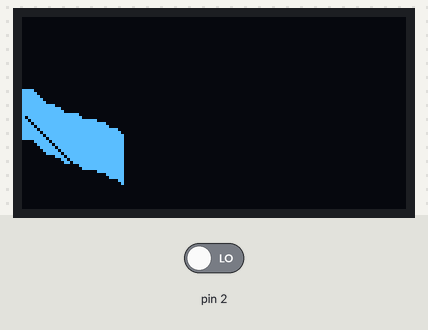
This sketch was run on a simulated Arduino Uno, built with avr-gcc and run on an emulated ATmega328P. Shown: 128×64 one-colour display. The test bench sets the inputs (shaded band); at power-on: pin 2 LOW. The display library's start-up logo is not drawn; random numbers use the default seed unless the sketch sets one.

Above: at 3.6 s.
3.7 s: pin 2 driven HIGH
At 4.44 s:
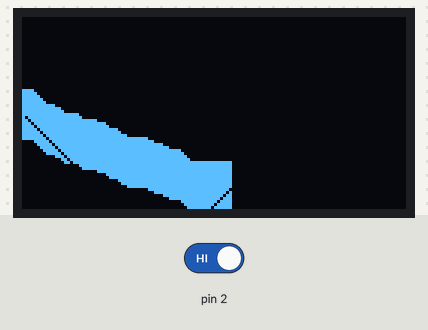
5.7 s: pin 2 driven LOW
At 8.03 s:
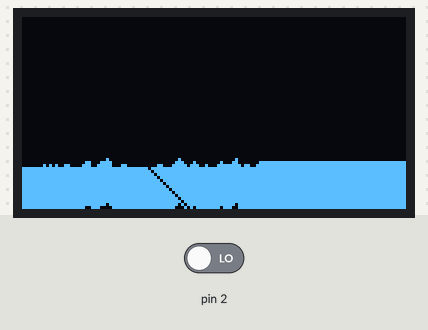
8.6 s: pin 2 driven HIGH
At 10.26 s:
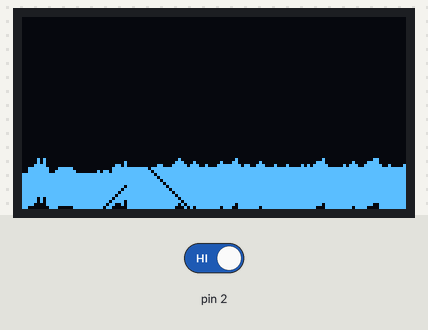
Timing chart, 0 to 11.8 s (numbered marks = the images above; inputs shaded):
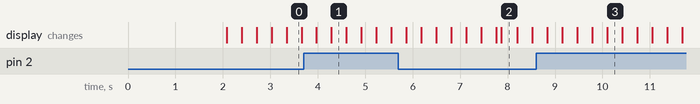

The sketch:

copter.ino
```cpp
#include <SPI.h>
#include <Wire.h>
#include <Adafruit_GFX.h>
#include <Adafruit_SSD1306.h>

#define SCREEN_WIDTH 128 // OLED display width, in pixels
#define SCREEN_HEIGHT 64 // OLED display height, in pixels

// Declaration for an SSD1306 display connected to I2C (SDA, SCL pins)
// The pins for I2C are defined by the Wire-library.
// On an arduino UNO:       A4(SDA), A5(SCL)
// On an arduino MEGA 2560: 20(SDA), 21(SCL)
// On an arduino LEONARDO:   2(SDA),  3(SCL), ...
#define OLED_RESET     4 // Reset pin # (or -1 if sharing Arduino reset pin)
#define SCREEN_ADDRESS 0x3C///< See datasheet for Address; 0x3D for 128x64, 0x3C for 128x32
Adafruit_SSD1306 display(SCREEN_WIDTH, SCREEN_HEIGHT, &Wire, OLED_RESET);


void setup() {
  pinMode(2, INPUT);
  display.begin(SSD1306_SWITCHCAPVCC, SCREEN_ADDRESS);
  display.display();
  delay(2000);

  display.clearDisplay();
  start();

}

void start() {
  for (int i = 0; i < 16; i++) {
    display.drawLine(i, 0, i, 64, SSD1306_BLACK);
    display.drawLine(i, 24, i, 40, SSD1306_WHITE);
    display.display();
  }
}

int history[20];


int copter_x = 0;
int copter_y = 32;

int level_y = 24;
int level_x = 0;
int level_h = 16;
int level_n = 1;

int dy = 1;

void loop() {
  dy = 2*digitalRead(2);
  copter_y = copter_y + dy;
  copter_y = copter_y - 1;
  copter_x = copter_x + 1;
  if (copter_x == 128) {
    copter_x = 0;
  }
  level_x = level_x + 1;
  level_y = level_y + random(-level_n, level_n);
  if (level_y < 0) level_y = 0;
  if (level_y > 64 - level_h) level_y = 64 - level_h;
  if (level_x == 128) {
    level_x = 0;
    level_n = level_n + 1;
    if (level_h > 5) level_h = level_h - 2;
  }
  display.drawLine(level_x, 64, level_x, 0, SSD1306_BLACK);
  display.drawLine(level_x, 64 - level_y, level_x, 64 - (level_y + level_h), SSD1306_WHITE);
  display.drawPixel(copter_x, 64 - copter_y, SSD1306_BLACK);
  display.display();

}

void shiftLeft(int y) {
  for (int i = 19; i > 0; i--) {
    history[i + 1] = history[i];
    history[0] = y;
  }
}
```
